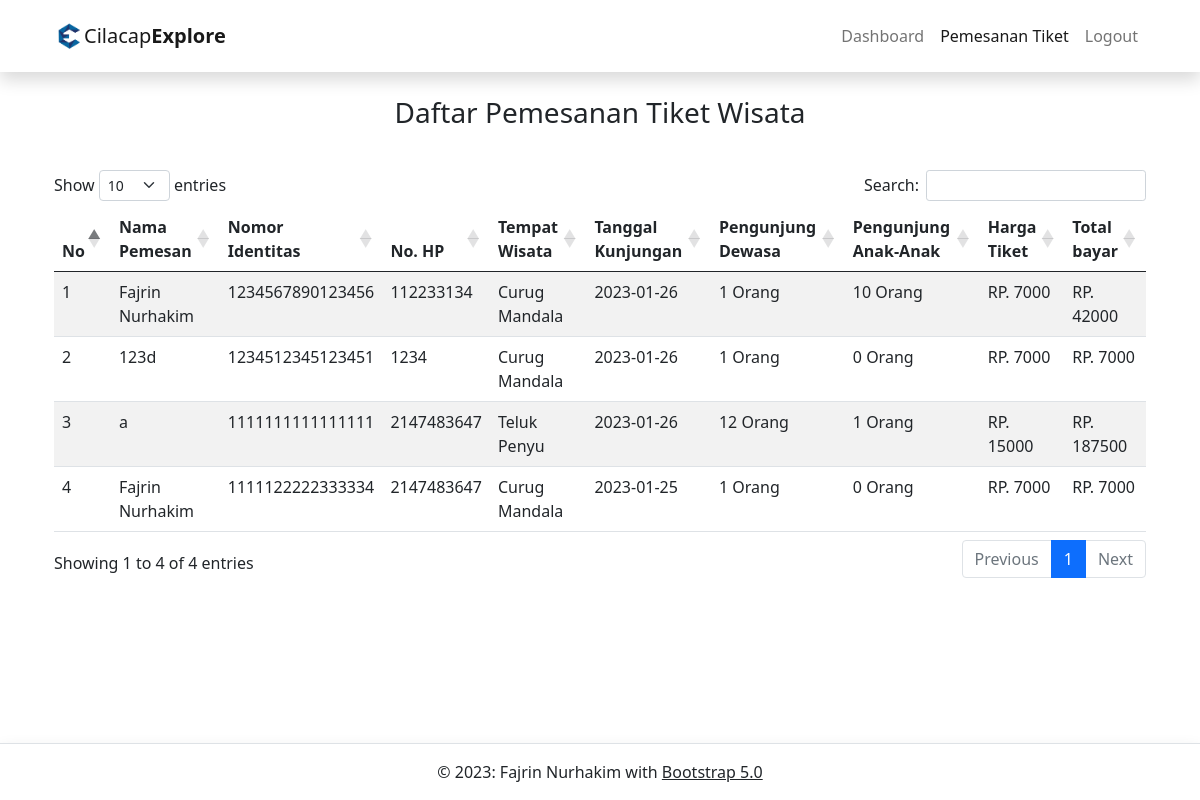
The app's page /admin/pemesanantiket.php (signed in) with its own data.
### tables this page shows
CREATE TABLE `pemesanan` (
  `id` int(12) NOT NULL,
  `nama_lengkap` varchar(255) NOT NULL,
  `no_identitas` varchar(255) NOT NULL,
  `no_hp` int(32) NOT NULL,
  `tempat_wisata` varchar(255) NOT NULL,
  `tanggal_kunjungan` date NOT NULL,
  `pengunjung_dewasa` varchar(255) NOT NULL,
  `pengunjung_anak` varchar(255) NOT NULL,
  `harga_tiket` int(32) NOT NULL,
  `total_harga` int(32) NOT NULL
);

### admin/pemesanantiket.php (the view, shortened to what this page needs)
<?php
include '../koneksi/functions.php';
$ambil = mysqli_query($conn, "SELECT * FROM pemesanan ORDER BY id DESC");
?>
<!DOCTYPE html>
<html lang="en">
<head>
    <link rel="stylesheet" href="https://cdnjs.cloudflare.com/ajax/libs/twitter-bootstrap/5.2.0/css/bootstrap.min.css">
    <link rel="stylesheet" href="https://cdn.datatables.net/1.13.1/css/dataTables.bootstrap5.min.css">
    <link rel="stylesheet" href="https://cdn.datatables.net/select/1.5.0/css/select.bootstrap5.min.css">
    <link rel="stylesheet" href="../css/bootstrap.min.css">
</head>
<body>
    <nav class="navbar navbar-expand-lg navbar-light bg-white shadow py-3 fixed-top">
        <div class="container">
            <img src="../image/Logoceb.png" alt="" width="30" height="30">
            <a class="navbar-brand" href="#">Cilacap<b>Explore</b></a>
            <div class="collapse navbar-collapse" id="navbarSupportedContent">
                <ul class="navbar-nav ms-auto">
                    <li class="nav-item">
                        <a class="nav-link" aria-current="page" href="Dashboard.php">Dashboard</a>
                    </li>
                    <li class="nav-item">
                        <a class="nav-link active" aria-current="page" href="pemesanantiket.php">Pemesanan Tiket</a>
                    </li>
                    <li class="nav-item">
                        <a class="nav-link" aria-current="page" href="../koneksi/logout.php">Logout</a>
                    </li>
                </ul>
            </div>
        </div>
    </nav>
    <div class="py-3">
        <div class="py-3">
        </div>
    </div>
    <div class="container">
        <div class="py-3 m-3 text-center">
            <h3>Daftar Pemesanan Tiket Wisata</h3>
        </div>
    </div>
    <div class="container">
        <table id="example" class="table table-striped" style="width: 100%">
            <thead>
                <tr>
                    <th>No</th>
                    <th>Nama Pemesan</th>
                    <th>Nomor Identitas</th>
                    <th>No. HP</th>
                    <th>Tempat Wisata</th>
                    <th>Tanggal Kunjungan</th>
                    <th>Pengunjung Dewasa</th>
                    <th>Pengunjung Anak-Anak</th>
                    <th>Harga Tiket</th>
                    <th>Total bayar</th>
                </tr>
            </thead>
            <tbody>
                <?php $i = 1; ?>
                <?php foreach ($ambil as $row) : ?>
                    <tr>
                        <td><?= $i; ?></td>
                        <td><?= $row["nama_lengkap"]; ?></td>
                        <td><?= $row["no_identitas"]; ?></td>
                        <td><?= $row["no_hp"]; ?></td>
                        <td><?= $row["tempat_wisata"]; ?></td>
                        <td><?= $row["tanggal_kunjungan"]; ?></td>
                        <td><?= $row["pengunjung_dewasa"]; ?> Orang</td>
                        <td><?= $row["pengunjung_anak"]; ?> Orang</td>
                        <td>RP. <?= $row["harga_tiket"]; ?></td>
                        <td>RP. <?= $row["total_harga"]; ?></td>
                    </tr>
                    <?php $i++; ?>
                <?php endforeach; ?>
            </tbody>
        </table>
    </div>
    <div class="m-3 py-3">
        <div class="py-3">
        </div>
    </div>
    <footer class="p-3 bg-white text-dark text-center fixed-bottom border-top shadow">
        <div class="text-center text-dark">
        © 2023: Fajrin Nurhakim with
            <a class="text-dark" href="https://getbootstrap.com/docs/5.0/getting-started/introduction/">Bootstrap 5.0</a>
        </div>
    </footer>
</body>
</html>

### records on screen
pemesanan: nama_lengkap "Fajrin Nurhakim", no_identitas "1234567890123456", no_hp "112233134", tempat_wisata "Curug Mandala", tanggal_kunjungan "2023-01-26", pengunjung_dewasa "1", pengunjung_anak "10", harga_tiket "7000", total_harga "42000"
pemesanan: nama_lengkap "123d", no_identitas "1234512345123451", no_hp "1234", tempat_wisata "Curug Mandala", tanggal_kunjungan "2023-01-26", pengunjung_dewasa "1", pengunjung_anak "0", harga_tiket "7000", total_harga "7000"
pemesanan: nama_lengkap "a", no_identitas "1111111111111111", no_hp "2147483647", tempat_wisata "Teluk Penyu", tanggal_kunjungan "2023-01-26", pengunjung_dewasa "12", pengunjung_anak "1", harga_tiket "15000", total_harga "187500"
pemesanan: nama_lengkap "Fajrin Nurhakim", no_identitas "1111122222333334", no_hp "2147483647", tempat_wisata "Curug Mandala", tanggal_kunjungan "2023-01-25", pengunjung_dewasa "1", pengunjung_anak "0", harga_tiket "7000", total_harga "7000"
